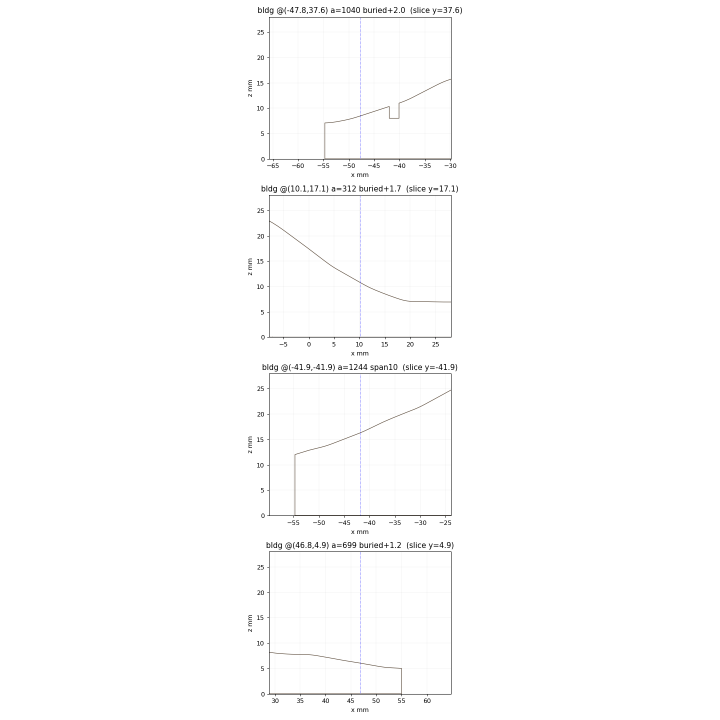
#> input picture backend/bldg_xsec.png, 1440 x 1440 px (shown at 1/2 size)
$ python -i detect_cv.py   (imports and definitions only)   (older library calls are emulated)
#> lines starting #> are read from the running program, lines starting #| are printed output that depends on the picture; after the words box and inside, x2 and y2 are one past the last pixel; in counts of white or black regions, pixels touching at a corner belong together
### backend/services/floorplan/preprocess.py
"""Підготовка вхідного зображення: PDF/фото/скан → чистий растр для детектора.

Користувач вантажить що завгодно: скріншот із забудовника, PDF від БТІ, фото
паперу з телефона під кутом і з тінню. Мета — привести все до одного вигляду,
бо детектор, натренований на «плоских» планах, на кривому фото просто злітає.
"""
from __future__ import annotations

import io
import math
from dataclasses import dataclass, field
from typing import Any, Dict, List, Optional, Tuple

import numpy as np

MAX_SIDE_PX = 2400          # більше не має сенсу: деталь плану давно розрізнена
MIN_SIDE_PX = 320
PDF_RENDER_DPI = 200


class PreprocessError(ValueError):
    """Вхідний файл не читається як зображення плану."""


@dataclass
class PreparedImage:
    rgb: np.ndarray                       # HxWx3 uint8, вирівняне
    original_rgb: np.ndarray              # те, що показуємо користувачу
    warp_matrix: Optional[np.ndarray] = None   # original → rgb (3x3), None якщо без змін
    scale_factor: float = 1.0             # original_px → rgb_px
    source: str = "image"                 # image | pdf | pdf-vector
    notes: List[str] = field(default_factory=list)
    vector_paths: Optional[List[Dict[str, Any]]] = None  # для PDF з векторами

    @property
    def size(self) -> Tuple[int, int]:
        return (self.rgb.shape[1], self.rgb.shape[0])


# ═════════════════════════════════════════════════════════════════════════════
#  Завантаження
# ═════════════════════════════════════════════════════════════════════════════
def _is_pdf(data: bytes) -> bool:
    return data[:5] == b"%PDF-"


# [313 lines left out: functions load_pdf_page, _pdf_vector_paths, load_image, _order_quad, find_page_quad, _quad_perspective and 5 more, not called in this run]


def binarize(rgb: np.ndarray, block: int = 41, offset: int = 12) -> np.ndarray:
    """Адаптивна бінаризація → uint8 {0,1}, 1 = «чорнило»."""
    import cv2

    gray = cv2.cvtColor(rgb, cv2.COLOR_RGB2GRAY) if rgb.ndim == 3 else rgb
    # Медіана 3×3 перед порогом: на фото з телефона зерно паперу і JPEG-артефакти
    # інакше стають окремими «компонентами», і детектор насипає десятки хибних
    # стін. Лінії плану товщі за 3 px, тож медіана їх не чіпає.
    gray = cv2.medianBlur(gray, 3)
    block = max(11, block | 1)
    binary = cv2.adaptiveThreshold(gray, 1, cv2.ADAPTIVE_THRESH_GAUSSIAN_C,
                                   cv2.THRESH_BINARY_INV, block, offset)
    # Отсу як другий голос: адаптивний поріг на чистих сканах ловить шум паперу.
    _, otsu = cv2.threshold(gray, 0, 1, cv2.THRESH_BINARY_INV + cv2.THRESH_OTSU)
    if otsu.mean() < 0.45:   # інакше Отсу «залив» пів-аркуша — не довіряємо
        binary = np.maximum(binary, otsu).astype(np.uint8)
    return binary.astype(np.uint8)

### backend/services/floorplan/vectorize.py
"""Маска стін → векторний план (відрізки центральних ліній + товщини + отвори).

Підхід: медіальна вісь (скелет) + локальна товщина з distance transform.
Розглядались альтернативи:
  • Hough-лінії — тонуть у розмірних лініях, штриховці й тексті плану;
  • морфологічне відкриття смугами (окремо H і V) — просте, але вбиває короткі
    стіни й будь-що не під 90°;
скелет працює однаково для будь-якої орієнтації й одразу дає товщину, а
ортогоналізація застосовується ПІСЛЯ, як м'яке підправлення, а не як припущення.

Координати на виході — ПІКСЕЛІ вхідного зображення (thickness теж у пікселях).
У метри це переводить PlanVector.from_pixel_dict() у момент побудови мешу, коли
масштаб уже підтверджений користувачем.
"""
from __future__ import annotations

import math
from dataclasses import dataclass, replace
from typing import Any, Dict, List, Optional, Sequence, Tuple

import numpy as np

from .plan_model import (
    DEFAULT_DOOR_HEIGHT_M, DEFAULT_WINDOW_HEIGHT_M, DEFAULT_WINDOW_SILL_M,
    Opening, PlanVector, Wall,
)

Pt = Tuple[float, float]


@dataclass
class VectorizeConfig:
    min_wall_len_px: float = 14.0
    min_thickness_px: float = 2.0
    max_thickness_px: float = 90.0
    rdp_tolerance_px: float = 2.5
    ortho_tolerance_deg: float = 13.0     # у межах — доводимо до 0/90°
    snap_px: float = 7.0
    spur_factor: float = 1.4              # відросток коротший за товщину×цей коеф. — шум
    min_component_px: int = 120           # дрібні плями = текст/меблі
    close_gap_px: int = 3
    # Фільтр «волосяних» компонент. Поріг прив'язаний до РОЗДІЛЬНОЇ ЗДАТНОСТІ, а
    # не до найтовщої стіни: несуча (0.4 м) товща за перегородку (0.08 м) у 5
    # разів, тож «відсоток від найтовщої» стирав саме перегородки — план
    # «худнув» на 30-75%. Спираємось на те, що найтонша РЕАЛЬНА стіна ≈ 0.6%
    # ширини аркуша, а розмірна лінія лишається 1-3 px незалежно від нього.
    min_wall_fraction_of_image: float = 0.006
    abs_min_half_thickness_px: float = 1.6
    thin_cut_safety: float = 0.72          # запас, щоб не зрізати саму перегородку
    smooth_factor: float = 0.45            # ядро згладжування контуру маски
    # Пороги для «прорізу як розриву» (у частках типової товщини стіни)
    gap_min_ratio: float = 1.4
    gap_max_ratio: float = 14.0


# ═════════════════════════════════════════════════════════════════════════════
#  Скелет → полілінії
# ═════════════════════════════════════════════════════════════════════════════
_NB8 = [(-1, -1), (-1, 0), (-1, 1), (0, -1), (0, 1), (1, -1), (1, 0), (1, 1)]


def expected_min_wall_px(shape: Sequence[int], cfg: Optional[VectorizeConfig] = None) -> float:
    """Очікувана ПОВНА ширина найтоншої справжньої стіни, у пікселях аркуша."""
    cfg = cfg or VectorizeConfig()
    longest = float(max(shape[0], shape[1]))
    return max(3.0, longest * cfg.min_wall_fraction_of_image)


# [1048 lines left out: functions thin_component_cut_px, _clean_mask, _trace_chains, _simplify, _apartment_bbox, _drop_outside and 17 more, not called in this run]

### backend/services/floorplan/detect_cv.py
"""Класична детекція стін без нейромережі.

Ключова ідея: на технічному плані СТІНА — це найтовстіший штрих. Текст,
розмірні лінії, штриховка, меблі, дуги дверей малюються тонко (1-3 px), стіни —
товсто (від 5 px і більше). Тому фільтруємо не за формою, а за ТОВЩИНОЮ:
distance transform → ядра стін → геодезична реконструкція назад до повної
ширини. Це на порядок стійкіше за Hough чи пошук контурів.

Модуль самодостатній: він і резервний шлях, коли ONNX-ваг немає, і «друга
думка» для перевірки нейромережі.
"""
from __future__ import annotations

import math
from dataclasses import dataclass
from typing import Dict, List, Optional, Tuple

import numpy as np

from .preprocess import binarize


@dataclass
class CvDetectConfig:
    core_ratio: float = 0.34        # частка максимального радіуса → поріг ядра стіни
    min_core_radius_px: float = 2.2
    min_component_area_px: int = 90
    max_wall_fraction: float = 0.45  # більше — значить залили пів-аркуша
    min_wall_fraction: float = 0.006


@dataclass
class CvDetectResult:
    wall_mask: np.ndarray
    ink_mask: np.ndarray
    strategy: str                    # thick-stroke | closed-hollow
    confidence: float
    notes: List[str]


def _largest_components(mask: np.ndarray, min_area: int) -> np.ndarray:
    import cv2

    num, labels, stats, _ = cv2.connectedComponentsWithStats(mask.astype(np.uint8), 8)
    if num <= 1:
        return mask.astype(np.uint8)
    keep = np.zeros(num, dtype=bool)
    for i in range(1, num):
        if stats[i, cv2.CC_STAT_AREA] >= min_area:
            keep[i] = True
    if not keep.any():
        keep[int(np.argmax(stats[1:, cv2.CC_STAT_AREA])) + 1] = True
    return keep[labels].astype(np.uint8)


# [14 lines left out: function _geodesic_dilate, not called in this run]


def _thick_stroke_walls(ink: np.ndarray, cfg: CvDetectConfig
                        ) -> Tuple[np.ndarray, float, List[str]]:
    import cv2

    notes: List[str] = []
    dist = cv2.distanceTransform(ink, cv2.DIST_L2, 5)
    values = dist[dist > 0]
    if values.size < 50:
        return np.zeros_like(ink), 0.0, ["Замало чорнила на зображенні."]

    top = float(np.percentile(values, 99.5))
    # Поріг НЕ може бути відсотком від найтовщої стіни: у житловому плані несуча
    # 0.4 м і перегородка 0.08 м відрізняються в 5 разів, і 34% від несучої —
    # це вже товще за перегородку, тобто ми стирали половину квартири. Прив'язка
    # до роздільної здатності відділяє стіну від тексту й розмірних ліній,
    # незалежно від того, наскільки товсті стіни на конкретному кресленні.
    from .vectorize import expected_min_wall_px

    res_floor = expected_min_wall_px(ink.shape) / 2.0 * 0.8
    threshold = max(cfg.min_core_radius_px, min(res_floor, top * cfg.core_ratio))
    core = (dist >= threshold).astype(np.uint8)
    if core.sum() < 30:
        threshold = max(1.6, threshold * 0.6)
        core = (dist >= threshold).astype(np.uint8)
    core = _largest_components(core, max(12, cfg.min_component_area_px // 6))
    if core.sum() < 20:
        return np.zeros_like(ink), 0.0, ["Товстих штрихів (стін) не знайдено."]

    walls = _geodesic_dilate(core, ink, iterations=int(top * 2.5) + 12)
    walls = _largest_components(walls, cfg.min_component_area_px)
    notes.append(f"Поріг товщини стіни ≈ {threshold * 2:.1f} px.")
    # впевненість: наскільки чітко стіни відділились від решти чорнила
    ratio = float(walls.sum()) / max(1.0, float(ink.sum()))
    confidence = float(np.clip(1.2 - abs(ratio - 0.45) * 1.6, 0.15, 0.9))
    return walls, confidence, notes


def _elongation_filter(mask: np.ndarray, min_elongation: float = 2.5) -> np.ndarray:
    """Лишає лише ВИДОВЖЕНІ компоненти — стіни, а не меблі.

    Після морфологічного замикання суцільними стають і стіни, і намальовані
    тонкими лініями меблі. Розрізняє їх видовженість: мережа стін має площу в
    багато разів більшу за квадрат власної півширини, а тумбочка — приблизно
    рівну їй."""
    import cv2

    num, labels, stats, _ = cv2.connectedComponentsWithStats(mask.astype(np.uint8), 8)
    if num <= 1:
        return mask.astype(np.uint8)
    dist = cv2.distanceTransform(mask.astype(np.uint8), cv2.DIST_L2, 5)
    max_dist = np.zeros(num, dtype=np.float32)
    np.maximum.at(max_dist, labels.ravel(), dist.ravel())
    keep = np.zeros(num, dtype=bool)
    for i in range(1, num):
        half = max(1.0, float(max_dist[i]))
        area = float(stats[i, cv2.CC_STAT_AREA])
        if area / (4.0 * half * half) >= min_elongation:
            keep[i] = True
    if not keep.any():
        keep[int(np.argmax(stats[1:, cv2.CC_STAT_AREA])) + 1] = True
    return keep[labels].astype(np.uint8)


def keep_main_structure(mask: np.ndarray) -> np.ndarray:
    """Лишає лише каркас квартири: головний замкнений контур і все ВСЕРЕДИНІ нього.

    Розмірні ланцюжки, штамп, підписи й рамка аркуша лежать ЗЗОВНІ контуру
    квартири і жодного разу його не торкаються — тому їх можна відрізати
    геометрично, без жодних порогів товщини. Саме вони давали 150 «стін»
    замість 12 і роздували габарит моделі."""
    import cv2
    from scipy.ndimage import binary_fill_holes

    m = (mask > 0).astype(np.uint8)
    num, labels, stats, _ = cv2.connectedComponentsWithStats(m, connectivity=8)
    if num <= 2:
        return m
    filled_area = np.zeros(num, dtype=np.int64)
    for i in range(1, num):
        comp = (labels == i)
        try:
            filled_area[i] = int(binary_fill_holes(comp).sum())
        except Exception:
            filled_area[i] = int(comp.sum())
    main = int(np.argmax(filled_area[1:])) + 1
    main_filled = binary_fill_holes(labels == main)

    keep = np.zeros(num, dtype=bool)
    keep[main] = True
    for i in range(1, num):
        if i == main:
            continue
        comp = labels == i
        inside = float((comp & main_filled).sum()) / max(1.0, float(comp.sum()))
        if inside > 0.9:                 # перегородка всередині квартири
            keep[i] = True
    return keep[labels].astype(np.uint8)


def _enclosed_area(mask: np.ndarray) -> int:
    """Площа приміщень, замкнених цією маскою. Головна метрика якості детекції:
    правильна маска стін оточує кімнати, неправильна — ні."""
    from scipy.ndimage import binary_fill_holes

    if mask.sum() == 0:
        return 0
    try:
        return int(binary_fill_holes(mask.astype(bool)).sum())
    except Exception:
        return int(mask.sum())


def _closed_hollow_walls(ink: np.ndarray, cfg: CvDetectConfig
                         ) -> Tuple[np.ndarray, float, List[str]]:
    """План намальовано ПОРОЖНІМИ або ШТРИХОВАНИМИ стінами.

    Це не екзотика, а норма для БТІ й забудовницьких креслень: несучу стіну
    малюють двома лініями зі штриховкою між ними, і фільтр «товстого штриха»
    бачить там саму лише порожнечу. Морфологічне замикання зліплює контур і
    штриховку в суцільну смугу; далі відкидаємо все невидовжене (меблі)."""
    import cv2

    h, w = ink.shape[:2]
    best: Optional[Tuple[np.ndarray, int, int]] = None
    for k in (5, 7, 9, 11, 13, 17, 21):
        kernel = cv2.getStructuringElement(cv2.MORPH_RECT, (k, k))
        closed = cv2.morphologyEx(ink, cv2.MORPH_CLOSE, kernel)
        candidate = _elongation_filter(_largest_components(closed, cfg.min_component_area_px))
        frac = float(candidate.sum()) / float(h * w)
        if not (cfg.min_wall_fraction <= frac <= cfg.max_wall_fraction):
            continue
        enclosed = _enclosed_area(candidate)
        # Беремо НАЙМЕНШЕ ядро, яке вже замикає кімнати: більші лише роздувають
        # стіни й зліплюють меблі зі стінами.
        if best is None or enclosed > best[1] * 1.05:
            best = (candidate, enclosed, k)
    if best is None:
        return np.zeros_like(ink), 0.0, []
    candidate, _enclosed, k = best
    return candidate, 0.45, [f"Стіни зібрано замиканням {k}×{k} px (штрихований/порожній стиль)."]


def detect_walls(rgb: np.ndarray, cfg: Optional[CvDetectConfig] = None) -> CvDetectResult:
    """RGB план → маска стін класичним CV."""
    cfg = cfg or CvDetectConfig()
    ink = binarize(rgb)
    h, w = ink.shape[:2]
    area = float(h * w)

    # Рахуємо ОБИДВІ стратегії й обираємо за площею замкнених кімнат: план, у
    # якого стіни справді оточують приміщення, майже завжди правильний. Раніше
    # ми вмикали запасну стратегію лише коли основна давала абсурдну частку
    # заливки — і мовчки приймали «товстий штрих», який на штрихованому плані
    # знаходив саму лише внутрішню перегородку (габарит виходив на 40% менший).
    thick, thick_conf, thick_notes = _thick_stroke_walls(ink, cfg)
    hollow, hollow_conf, hollow_notes = _closed_hollow_walls(ink, cfg)

    def _valid(mask: np.ndarray) -> bool:
        frac = float(mask.sum()) / area
        return mask.sum() > 0 and cfg.min_wall_fraction <= frac <= cfg.max_wall_fraction

    # [12 lines left out: function _score, not called in this run]

    thick = keep_main_structure(thick) if thick.sum() else thick
    hollow = keep_main_structure(hollow) if hollow.sum() else hollow

    options = []
    if _valid(thick):
        options.append(("thick-stroke", thick, thick_conf, thick_notes, _score(thick)))
    if _valid(hollow):
        options.append(("closed-hollow", hollow, hollow_conf, hollow_notes, _score(hollow)))

    if not options:
        frac = float(thick.sum()) / area
        return CvDetectResult(
            wall_mask=thick.astype(np.uint8), ink_mask=ink, strategy="thick-stroke",
            confidence=0.15,
            notes=thick_notes + [
                f"Стіни зайняли {frac * 100:.1f}% аркуша — це підозріло; перевірте вручну."
            ],
        )

    strategy, walls, confidence, notes, score = max(options, key=lambda o: o[4])
    if len(options) == 2:
        other = min(options, key=lambda o: o[4])
        if score > other[4] * 1.35:
            notes = list(notes) + [
                f"Обрано «{strategy}»: у {score / max(0.01, other[4]):.1f}× більше "
                f"площі кімнат на одиницю стіни."
            ]
        else:
            confidence = min(confidence, 0.4)     # стратегії не узгоджуються
    if strategy == "closed-hollow":
        notes = list(notes) + ["Стіни намальовані тонко/штриховкою — перевірте їх у редакторі."]

    return CvDetectResult(wall_mask=walls.astype(np.uint8), ink_mask=ink,
                          strategy=strategy, confidence=confidence, notes=notes)

>>> import cv2
>>> picture = cv2.imread('../../bldg_xsec.png')
#> picture is the input picture: shape (1440, 1440, 3); mean B, G, R 253.1, 253.1, 253.1
>>> result = detect_walls(picture)
#> in binarize, `gray = cv2.medianBlur(gray, 3)`:
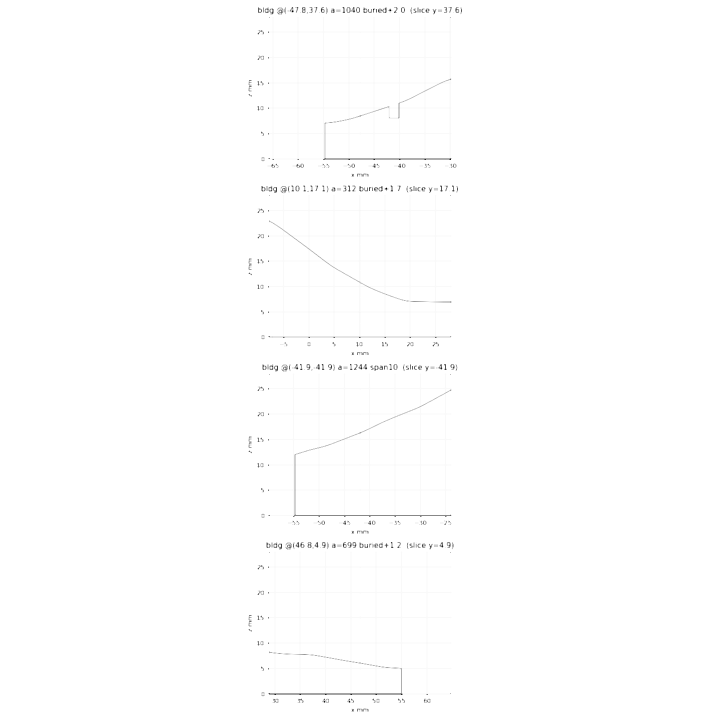
#> gray: shape (1440, 1440) (shown at 1/2 size); min 0, max 255, mean 254.1
#> in binarize, `binary = cv2.adaptiveThreshold(gray, 1, cv2.ADAPTIVE_THRESH_GAUSSIAN_C..`:
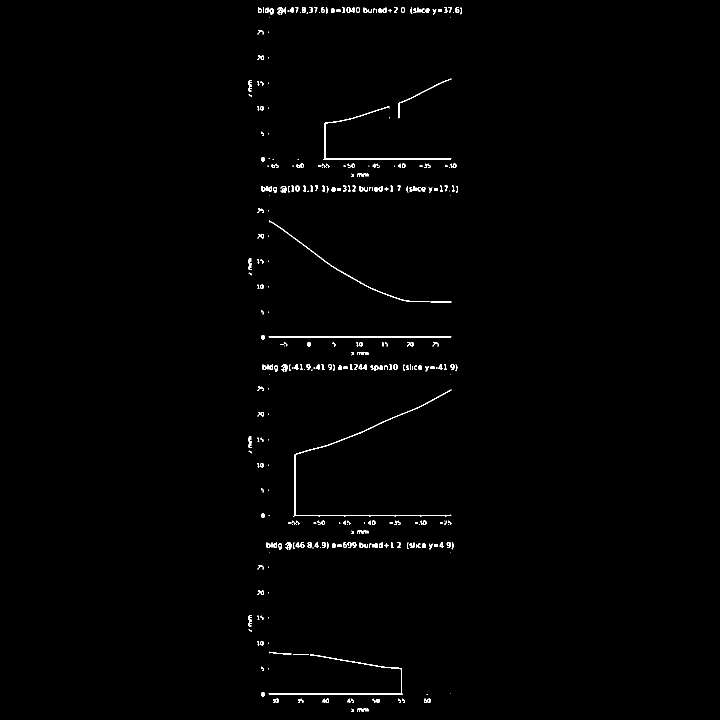
#> binary: shape (1440, 1440) (shown at 1/2 size); values 0 (black) and 1 (white), 0.78% white in thin lines or dots, all inside (x1, y1, x2, y2) = (497, 14, 924, 1424)
#> in binarize, `_, otsu = cv2.threshold(gray, 0, 1, cv2.THRESH_BINARY_INV + cv2.THRESH..`:
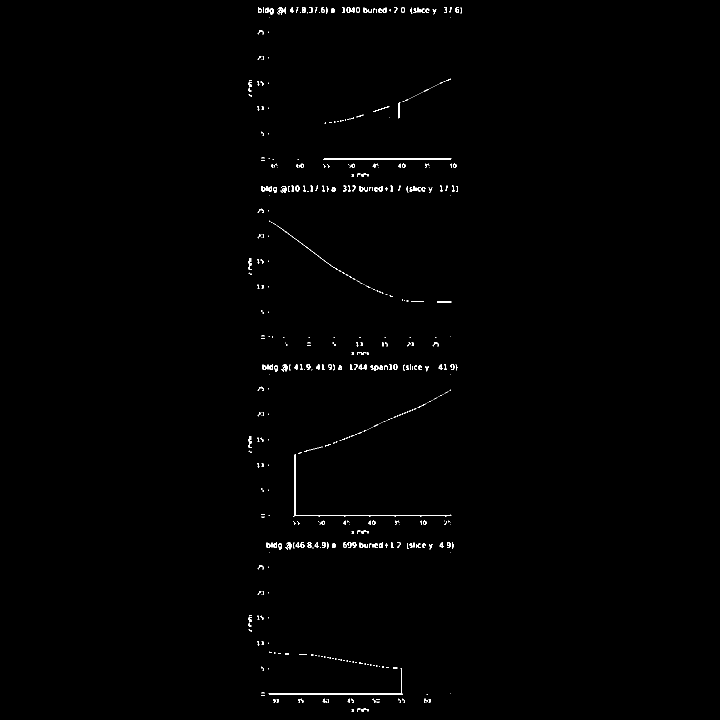
#> otsu: shape (1440, 1440) (shown at 1/2 size); values 0 (black) and 1 (white), 0.58% white in thin lines or dots, all inside (x1, y1, x2, y2) = (497, 14, 924, 1423)
#> in _thick_stroke_walls, `dist = cv2.distanceTransform(ink, cv2.DIST_L2, 5)`:
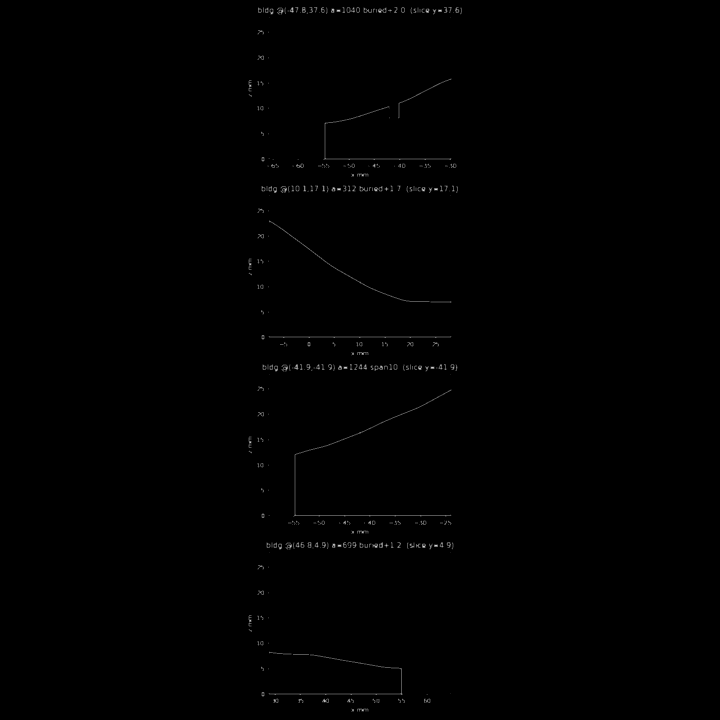
#> dist: shape (1440, 1440) float32 (shown at 1/2 size); min 0, max 3, mean 0.0086; drawn with min black and max white
#> in _thick_stroke_walls, `values = dist[dist > 0]`: values = 16082 values, max 3 at index 606, min 1 at index 0, mean 1.11
#> in _thick_stroke_walls, `top = float(np.percentile(values, 99.5))`: top = 2.2
#> (the rest of the program and of its run is left out)
